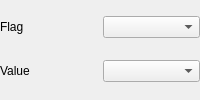
            <widget class="QWidget" name="setflagActuator">
             <layout class="QGridLayout" name="gridLayout_7">
              <property name="leftMargin">
               <number>0</number>
              </property>
              <property name="topMargin">
               <number>0</number>
              </property>
              <property name="rightMargin">
               <number>0</number>
              </property>
              <property name="bottomMargin">
               <number>0</number>
              </property>
              <item row="0" column="0">
               <widget class="QLabel" name="label_10">
                <property name="text">
                 <string>Flag</string>
                </property>
               </widget>
              </item>
              <item row="1" column="1">
               <widget class="QComboBox" name="flagAction">
                <property name="sizePolicy">
                 <sizepolicy hsizetype="Minimum" vsizetype="Fixed">
                  <horstretch>0</horstretch>
                  <verstretch>0</verstretch>
                 </sizepolicy>
                </property>
               </widget>
              </item>
              <item row="0" column="1">
               <widget class="QComboBox" name="itemFlags">
                <property name="sizePolicy">
                 <sizepolicy hsizetype="Minimum" vsizetype="Fixed">
                  <horstretch>0</horstretch>
                  <verstretch>0</verstretch>
                 </sizepolicy>
                </property>
               </widget>
              </item>
              <item row="1" column="0">
               <widget class="QLabel" name="label_30">
                <property name="text">
                 <string>Value</string>
                </property>
               </widget>
              </item>
             </layout>
            </widget>
